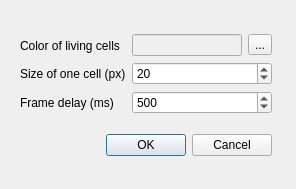
<?xml version="1.0" encoding="UTF-8"?>
<ui version="4.0">
 <class>Setiings</class>
 <widget class="QDialog" name="Setiings">
  <property name="geometry">
   <rect>
    <x>0</x>
    <y>0</y>
    <width>296</width>
    <height>189</height>
   </rect>
  </property>
  <property name="windowTitle">
   <string>Dialog</string>
  </property>
  <property name="modal">
   <bool>false</bool>
  </property>
  <widget class="QWidget" name="verticalLayoutWidget_3">
   <property name="geometry">
    <rect>
     <x>20</x>
     <y>20</y>
     <width>252</width>
     <height>152</height>
    </rect>
   </property>
   <layout class="QVBoxLayout" name="verticalLayout_5">
    <item>
     <layout class="QHBoxLayout" name="horizontalLayout_2">
      <item>
       <layout class="QVBoxLayout" name="verticalLayout">
        <item>
         <widget class="QLabel" name="lblColorCell">
          <property name="text">
           <string>Color of living cells</string>
          </property>
          <property name="buddy">
           <cstring>toolButton</cstring>
          </property>
         </widget>
        </item>
        <item>
         <widget class="QLabel" name="lblSizeCell">
          <property name="text">
           <string>Size of one cell (px)</string>
          </property>
          <property name="buddy">
           <cstring>spinBoxSizeofCell</cstring>
          </property>
         </widget>
        </item>
        <item>
         <widget class="QLabel" name="lblFrameDelay">
          <property name="text">
           <string>Frame delay (ms)</string>
          </property>
          <property name="buddy">
           <cstring>spinBoxFrameDelay</cstring>
          </property>
         </widget>
        </item>
       </layout>
      </item>
      <item>
       <layout class="QVBoxLayout" name="verticalLayout_4">
        <item>
         <layout class="QHBoxLayout" name="horizontalLayout">
          <item>
           <widget class="QLineEdit" name="lineEditColorCell">
            <property name="enabled">
             <bool>false</bool>
            </property>
           </widget>
          </item>
          <item>
           <widget class="QToolButton" name="toolButton">
            <property name="text">
             <string>...</string>
            </property>
           </widget>
          </item>
         </layout>
        </item>
        <item>
         <widget class="QSpinBox" name="spinBoxSizeofCell">
          <property name="minimum">
           <number>1</number>
          </property>
          <property name="maximum">
           <number>100</number>
          </property>
          <property name="value">
           <number>20</number>
          </property>
         </widget>
        </item>
        <item>
         <widget class="QSpinBox" name="spinBoxFrameDelay">
          <property name="minimum">
           <number>100</number>
          </property>
          <property name="maximum">
           <number>10000</number>
          </property>
          <property name="singleStep">
           <number>100</number>
          </property>
          <property name="value">
           <number>500</number>
          </property>
         </widget>
        </item>
       </layout>
      </item>
     </layout>
    </item>
    <item>
     <widget class="QDialogButtonBox" name="buttonBox">
      <property name="orientation">
       <enum>Qt::Orientation::Horizontal</enum>
      </property>
      <property name="standardButtons">
       <set>QDialogButtonBox::StandardButton::Cancel|QDialogButtonBox::StandardButton::Ok</set>
      </property>
     </widget>
    </item>
   </layout>
  </widget>
 </widget>
 <resources/>
 <connections>
  <connection>
   <sender>buttonBox</sender>
   <signal>accepted()</signal>
   <receiver>Setiings</receiver>
   <slot>accept()</slot>
   <hints>
    <hint type="sourcelabel">
     <x>239</x>
     <y>156</y>
    </hint>
    <hint type="destinationlabel">
     <x>157</x>
     <y>188</y>
    </hint>
   </hints>
  </connection>
  <connection>
   <sender>buttonBox</sender>
   <signal>rejected()</signal>
   <receiver>Setiings</receiver>
   <slot>reject()</slot>
   <hints>
    <hint type="sourcelabel">
     <x>270</x>
     <y>162</y>
    </hint>
    <hint type="destinationlabel">
     <x>286</x>
     <y>188</y>
    </hint>
   </hints>
  </connection>
 </connections>
</ui>
